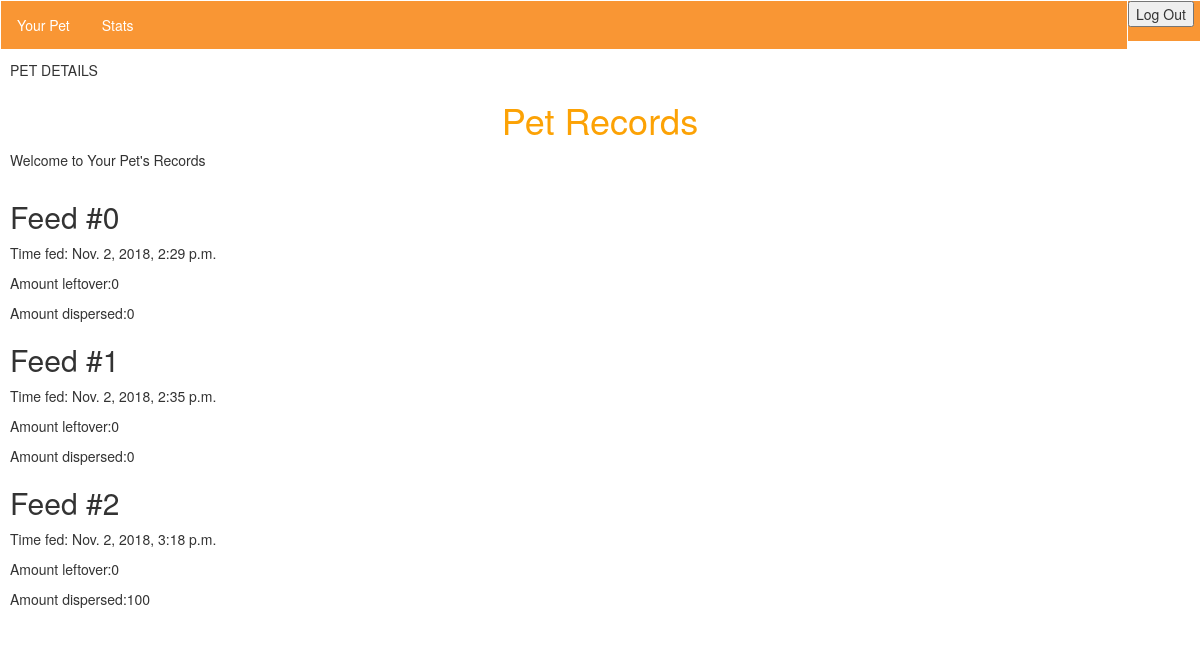
Page /records/ on the earlier database version.
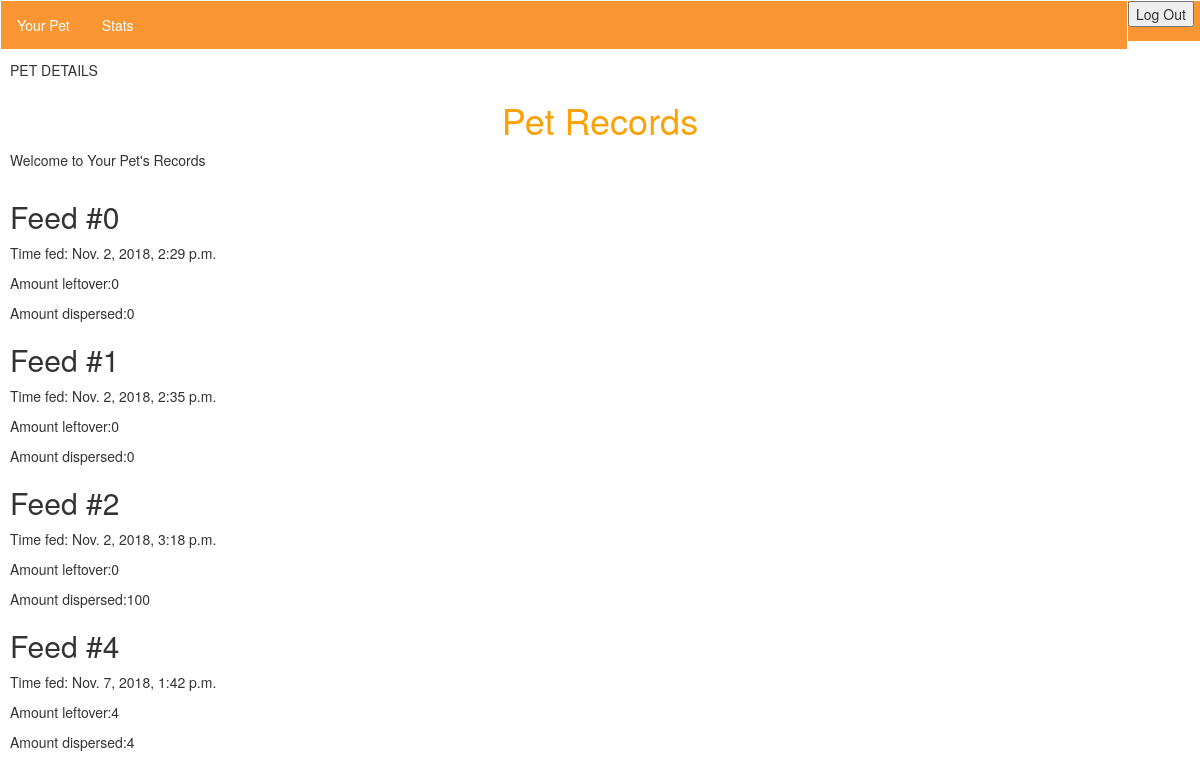
Same page on the later database version.
### records/models.py (models this page shows, shortened)
class Record(models.Model):
    feedID = models.CharField(max_length=100, default='0')
    dateTime = models.DateTimeField(auto_now_add=True)
    amountLeftOver = models.IntegerField(default='0')
    amountDispensed = models.IntegerField(default='0')
    additionalInfo = models.TextField()
    """thumb = models.ImageField(default='default.png', blank=True)"""

### records/views.py (the view)
# urls.py: url(r'^records/', include('records.urls')),
def records(request):
    records = Record.objects.all()#.order_by(dateTime)
    return render(request, 'records/records.html', {'records': records})

### records/templates/records/records.html (shortened to what this page needs)
{% extends 'interior_layout.html' %}
{% block content %}
<h1>Pet Records</h1>
<p> Welcome to Your Pet's Records</p>
<div class ="records">
    {% for record in records %}
    <div class="individual_record">
        <h2>Feed #{{record.feedID}}</h2>
        <p>Time fed: {{record.dateTime}}</p>
        <p>Amount leftover:{{record.amountLeftOver}}</p>
        <p>Amount dispersed:{{record.amountDispensed}}</p>
    </div>
    {% endfor %}
</div>
{% endblock %}

### templates/interior_layout.html (shortened to what this page needs)
{% load static from staticfiles %}
<html>
    <head>
        <link rel="stylesheet" href="//maxcdn.bootstrapcdn.com/bootstrap/3.2.0/css/bootstrap.min.css">
        <link rel="stylesheet" href="//maxcdn.bootstrapcdn.com/bootstrap/3.2.0/css/bootstrap-theme.min.css">
        <link rel="stylesheet" href="{% static 'style.css' %}">
    </head>
    <body>
        <div class="navbar" style="width:94%; float:left; display:inline;">
            <ul>
                <li><a href="/your_pet">Your Pet</a></li>
                <li><a href="/stats">Stats</a></li>
            </ul></div>
<ul style="margin-right:0px; position:absolute; display:inline; clear:right; margin-left:0px; margin-top:1px; width:8%;">
                <li>
                    <form class="logout-link" action="/accounts/logout/" method="POST">
                        <button type="submit">Log Out</button>
                    </form>
                </li>
            </ul>
<br >
        <div class="wrapper">
PET DETAILS
            {% block content %}
            {% endblock %}
        </div>
    </body>
</html>

### records/static/style.css (style rules this page uses)
body { background: #ffffff; }
h1 { text-align: center; color: #FCA205; }
.navbar { height: 40px; }
ul { list-style-type: none; margin: 0; padding: 0; overflow: hidden; background-color: #f99634; }
li { float: left; }
li a { display: block; color: white; text-align: center; padding: 14px 16px; text-decoration: none; }
* { box-sizing: border-box; }
.wrapper { width:100%; background:white; position:absolute; margin-top:30px; padding:10px; }

Differences in the rows shown:
added Record: feedID "4", dateTime "Nov. 7, 2018, 1:42 p.m.", amountLeftOver "4", amountDispensed "4"
